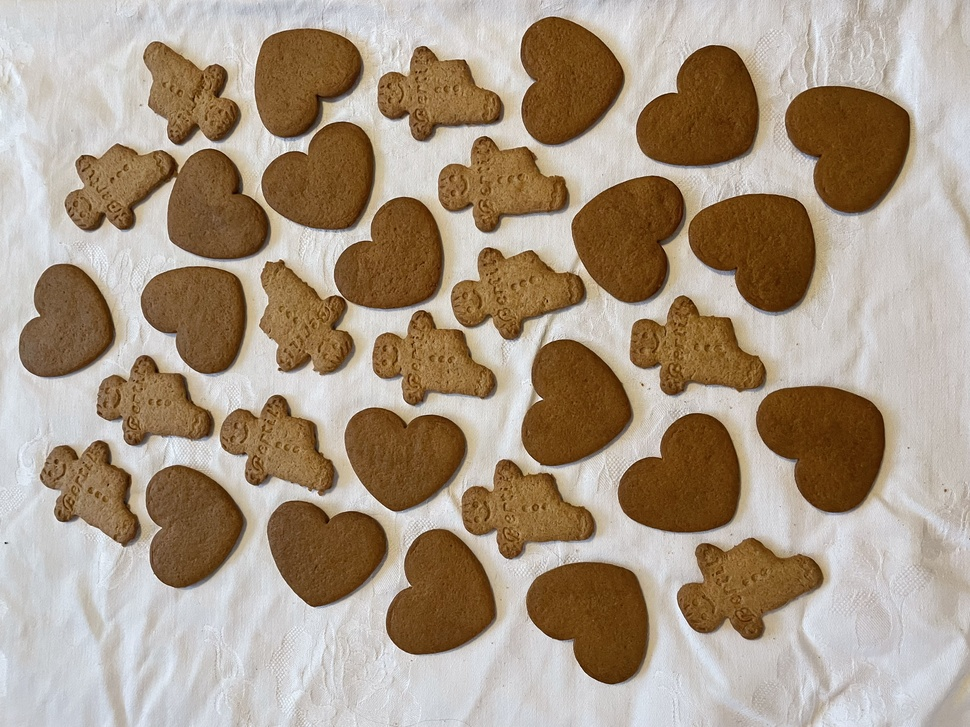
#> input picture Assignments/Assignment01/Images/gingerbreads.jpg, 970 x 727 px, shrunk from 4032 x 3024 before the run; its folder holds only this picture in this run
$ jupyter execute 'Assignment01 Mahrin Tasfe.ipynb'
#> lines starting #> are read from the running program, lines starting #| are printed output that depends on the picture; after the words box and inside, x2 and y2 are one past the last pixel; in counts of white or black regions, pixels touching at a corner belong together
## INF250: Mandatory Exercise01

- Author: Mahrin Tasfe
- Email: mahrin.tasfe@nmbu.no

### Solution starts here

[cell 1]
# importing all the necessary modules
import numpy as np
from skimage import io
import matplotlib.pyplot as plt

[cell 2]
def get_image(name):
    """ Using the skimage.io import the image with given file name.
    This function returns the color image as numpy array """
#> called with name = 'gingerbreads.jpg'

    filename = '../Images/'+name
    image = io.imread(filename)
#> image is the input picture: shape (727, 970, 3); mean R, G, B 168.5, 151.6, 132.6

    return image

[cell 3]
def show_image(image, label ="Image:"):
    """This function shows/plots the given image."""
    plt.subplots(1, 1, figsize = (7,5))
    plt.title(label = label, fontsize = 12)
    plt.imshow(image, cmap='gray')
    plt.show()

[cell 4]
#importing the original image and plotting it
image = get_image("gingerbreads.jpg")
show_image(image, "Original image")

[cell 5]
def histogram(image):
    """Returns the histogram with 256 bins."""
    # Setup
    shape = np.shape(image)
#> shape = (727, 970, 3)
    hist = np.zeros(256)

    if len(shape) == 3:#making sure it is a color/RGB image
        image = image.mean(axis=2)
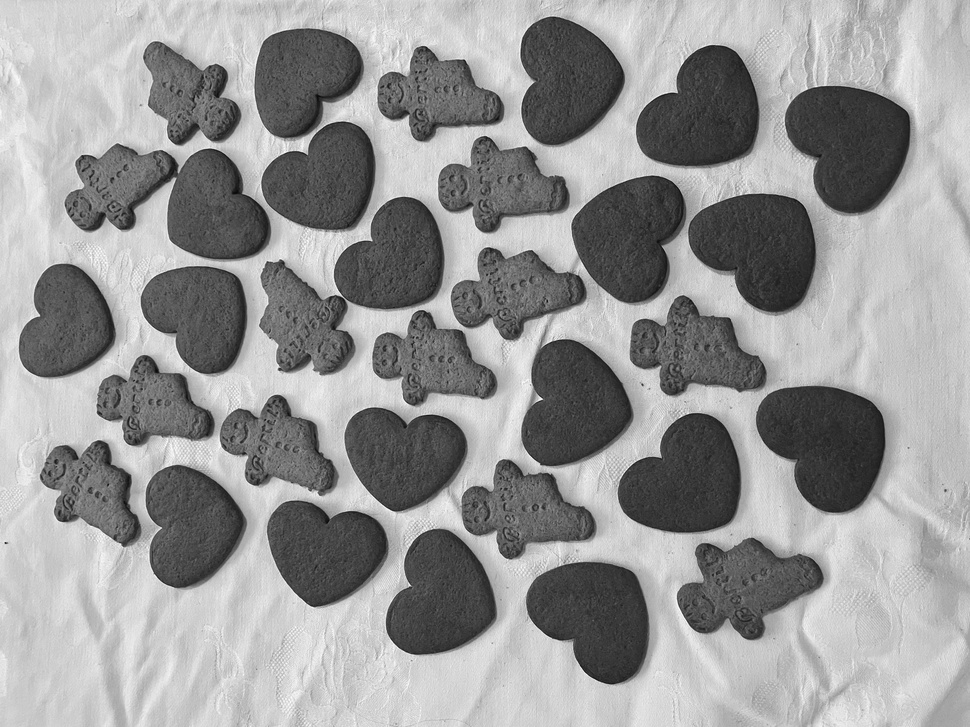
#> image: shape (727, 970) float64; min 9.67, max 255, mean 150.9
    elif len(shape) > 3:
        raise ValueError('Must be at 2D image')

    # Start to make the histogram
    ## WRITE YOUR CODE HERE

    for i in range(shape[0]):
        for j in range(shape[1]):
            pixval = int(image[i,j])
            hist[pixval] += 1
#> after the loop, hist = 256 values, max 13045 at index 207, min 0 at index 0, mean 2754.6

    return hist

[cell 6]
def show_histogram(histogram, label = "Histogram with 256 bins"):
    """This function plots the given histogram (in the numpy array format)"""
    plt.figure()
    plt.title(label = label, fontsize=12)
    plt.plot(histogram)
    plt.show()

[cell 7]
#Generating histogram for the original image & plotting it
histogram_ans = histogram(image)
#> histogram_ans has the same summary as hist in histogram
show_histogram(histogram_ans)
#> in show_histogram, `plt.show()`:
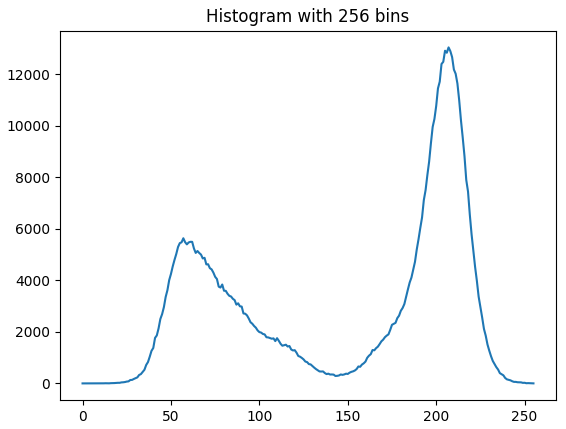
#> figure drawn by matplotlib, 1 panel; curve peaks at x = 207, y = 13045

[cell 8]
def otsu(image):
    """Finds the optimal threshold value of given image using Otsu's method."""

    hist = histogram(image) #Obtaining the histogram of the image
    th = 0

    ## WRITE YOUR CODE HERE
    max_t = 0
    weight_denominator = sum(hist)
#> weight_denominator = 705190
    max_between_class_variance = 0
    for t in range(1, 256):# skipping the 1st iteration t = 0,
        #because it will generate a division by zero error while calculating the means u_b & u_f

        w_b_top = sum(hist[0:t+1])
        w_b = w_b_top/weight_denominator

        u_b_top = 0
        u_b_bottom = 0
        for i in range(0, t+1):
            u_b_top += (i*hist[i])
            u_b_bottom+= (hist[i])
        u_b = u_b_top/u_b_bottom


        w_f_top = sum(hist[t:256])
        w_f = w_f_top/weight_denominator


        u_f_top = 0
        u_f_bottom = 0
        for i in range(t, 256):
            u_f_top += (i*hist[i])
            u_f_bottom+= hist[i]
        u_f = u_f_top/u_f_bottom


        current_between_class_variance = w_b*w_f*((u_b - u_f)**2)


        if t == 1:
            # If it is the 1st iteration, putting the 1st value as max
            if not np.isnan(current_between_class_variance):
                max_between_class_variance = current_between_class_variance
                max_t = t
        else:
            #except for the 1st iteration, comparing the current_between_variance with the maximamum.
            #and updating the max_between_variance
            if not np.isnan(current_between_class_variance):
                if(max_between_class_variance < current_between_class_variance):
                    max_between_class_variance = current_between_class_variance
                    max_t = t
#> this loop made 255 passes
#> (w_b_top, w_b, w_f_top, w_f, current_between_class_variance, max_between_class_variance) on passes 9 to 20: (1, 1.42e-06, 705190, 1, 0.0284, 0.0284), (2, 2.84e-06, 705189, 1, 0.0564, 0.0564), (6, 8.51e-06, 705188, 1, 0.167, 0.167), (9, 1.28e-05, 705184, 1, 0.249, 0.249), (15, 2.13e-05, 705181, 1, 0.41, 0.41), (19, 2.69e-05, 705175, 1, 0.515, 0.515), (22, 3.12e-05, 705171, 1, 0.594, 0.594), (31, 4.4e-05, 705168, 1, 0.825, 0.825), (41, 5.81e-05, 705159, 1, 1.08, 1.08), (54, 7.66e-05, 705149, 1, 1.4, 1.4), (72, 0.000102, 705136, 1, 1.84, 1.84), (95, 0.000135, 705118, 1, 2.4, 2.4)
#> (w_b_top, w_b, w_f_top, w_f, current_between_class_variance) on passes 1 to 6: (0, 0, 705190, 1, nan), (0, 0, 705190, 1, nan), (0, 0, 705190, 1, nan), (0, 0, 705190, 1, nan), (0, 0, 705190, 1, nan), (0, 0, 705190, 1, nan)

    return max_t

[cell 9]
#Finding and printing the optinal value from Otsu algoritm
print("The optimal Otsu threshold value:", otsu(get_image("gingerbreads.jpg")))

[cell 10]
def threshold(image, th = None):
    """Returns a binarised version of given image, thresholded at given value.

    Binarises the image using a global threshold `th`. Uses Otsu's method
    to find optimal thrshold value if the threshold variable is None. The
    returned image will be in the form of an 8-bit unsigned integer array
    with 255 as white and 0 as black.

    Parameters:
    -----------
    image : np.ndarray
        Image to binarise. If this image is a colour image then the last
        dimension will be the colour value (as RGB values).
    th : numeric
        Threshold value. Uses Otsu's method if this variable is None.

    Returns:
    --------
    binarised : np.ndarray(dtype=np.uint8)
        Image where all pixel values are either 0 or 255.
    """
    # Setup
    shape = np.shape(image)
#> shape = (727, 970, 3)
    binarised = np.zeros([shape[0], shape[1]], dtype=np.uint8)

    if len(shape) == 3:# checking for 3 channels or RGB/color image
        image = image.mean(axis=2)

    elif len(shape) > 3:
        raise ValueError('Must be at 2D image')

    if th is None:
        th = otsu(image) #Obtaining the optimal threshold value
#> the loop in otsu (call 2), `for t in range(1, 256):# skipping the 1st iteration t = 0,` made 255 passes
#> (w_b_top, w_b, w_f_top, current_between_class_variance, max_between_class_variance) on passes 9 to 18: (1, 1.42e-06, 705190, 0.0284, 0.0284), (2, 2.84e-06, 705189, 0.0564, 0.0564), (6, 8.51e-06, 705188, 0.167, 0.167), (9, 1.28e-05, 705184, 0.249, 0.249), (15, 2.13e-05, 705181, 0.41, 0.41), (19, 2.69e-05, 705175, 0.515, 0.515), (22, 3.12e-05, 705171, 0.594, 0.594), (31, 4.4e-05, 705168, 0.825, 0.825), (41, 5.81e-05, 705159, 1.08, 1.08), (54, 7.66e-05, 705149, 1.4, 1.4)
#> (w_b_top, w_b, w_f_top, current_between_class_variance) on passes 1 to 6: (0, 0, 705190, nan), (0, 0, 705190, nan), (0, 0, 705190, nan), (0, 0, 705190, nan), (0, 0, 705190, nan), (0, 0, 705190, nan)

    #binarising the image
    for i in range(shape[0]):
        for j in range(shape[1]):
            if int(image[i,j] >= th):
                binarised[i, j] = 255
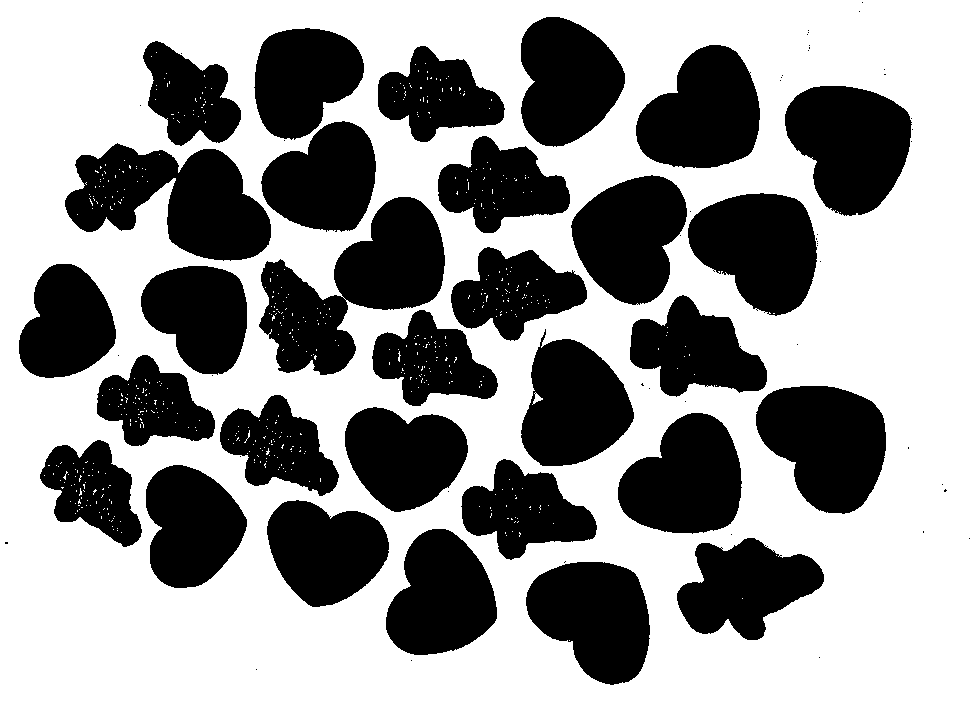
#> binarised: shape (727, 970); 59.9% white; 76 black regions (46 under 20 px), largest, box (x1, y1, x2, y2) and area: (259, 197, 445, 375) 16083, (65, 143, 271, 261) 14646, (756, 386, 886, 514) 12089

    return binarised

[cell 11]
#Binarising the image with otsu threshold value
binary_image_ans = threshold(get_image("gingerbreads.jpg"))

[cell 12]
#Checking the histogram of binarised image
show_histogram(histogram(binary_image_ans), "Binary image histogram with 256 bins")
#> call 2 of show_histogram, with histogram = array of shape (256,), label = 'Binary image histogram with 256 bins'
#> in show_histogram (call 2), `plt.show()`:
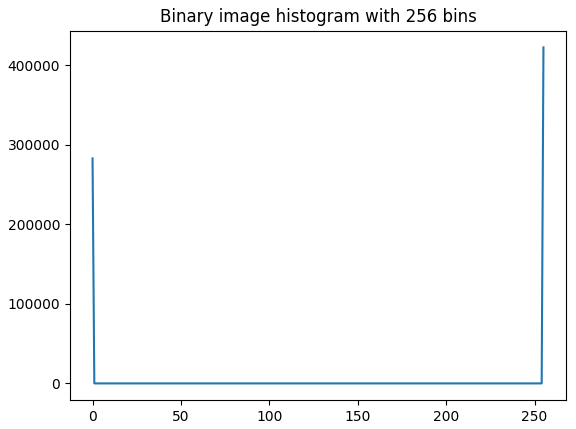
#> figure drawn by matplotlib, 1 panel; curve peaks at x = 255, y = 422360

[cell 13]
#Plotting the image after binarisation
show_image(binary_image_ans, "Binary Otsu threshold image")
